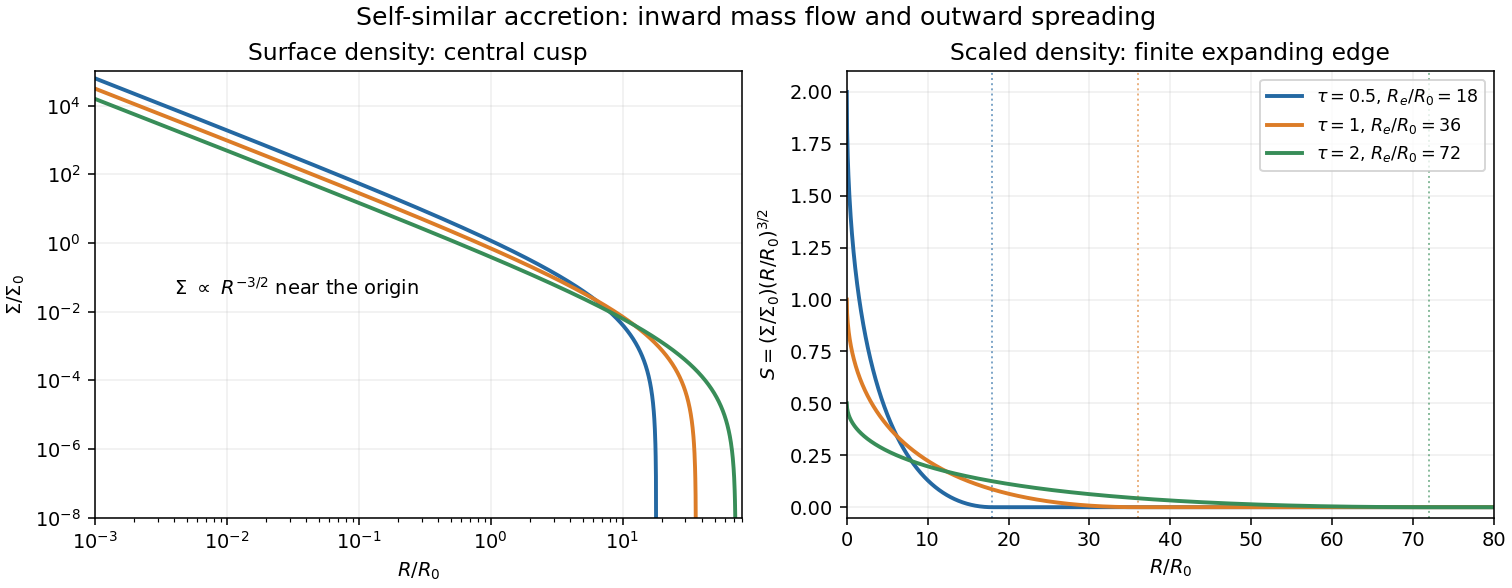

Write the Python code that produced this figure.
"""Plot the compact self-similar accretion-disc profile.

Tested with Python 3.14.4, NumPy 2.3.5 and Matplotlib 3.10.7+dfsg1.
Uses the repository Python, NumPy and Matplotlib dependencies. Writes only
paper-71-self-similar-disc.png to the caller's working directory. Matplotlib
uses the caller's MPLCONFIGDIR unchanged when one is supplied.
"""
from pathlib import Path
import matplotlib
matplotlib.use("Agg")
import matplotlib.pyplot as plt
import numpy as np


def main():
    fig, axes = plt.subplots(1, 2, figsize=(10.8, 4.2), layout="constrained")
    fig.patch.set_facecolor("white")
    colors = ["#2468a2", "#dc7c27", "#388d58"]
    rlog = np.geomspace(0.001, 80.0, 2400)
    rlinear = np.linspace(0.0, 80.0, 2000)
    for tau, color in zip([0.5, 1.0, 2.0], colors):
        edge = 36.0 * tau
        inner = rlog < edge
        sigma = np.maximum(1 - np.sqrt(rlog / edge), 0) ** 2 / (tau * rlog ** 1.5)
        scaled = np.maximum(1 - np.sqrt(rlinear / edge), 0) ** 2 / tau
        label = rf"$\tau={tau:g}$, $R_e/R_0={edge:g}$"
        axes[0].loglog(rlog[inner], sigma[inner], color=color, lw=2, label=label)
        axes[1].plot(rlinear, scaled, color=color, lw=2, label=label)
        axes[1].axvline(edge, color=color, ls=":", lw=1, alpha=0.6)
    axes[0].set(xlabel=r"$R/R_0$", ylabel=r"$\Sigma/\Sigma_0$", xlim=(0.001, 80), ylim=(1e-8, 1e5), title="Surface density: central cusp")
    axes[0].text(0.004, 0.03, r"$\Sigma\ \propto\ R^{-3/2}$ near the origin", fontsize=10)
    axes[1].set(xlabel=r"$R/R_0$", ylabel=r"$S=(\Sigma/\Sigma_0)(R/R_0)^{3/2}$", xlim=(0, 80), ylim=(-0.05, 2.1), title="Scaled density: finite expanding edge")
    axes[1].legend(frameon=True, fontsize=9, loc="upper right")
    for ax in axes:
        ax.set_facecolor("white")
        ax.grid(True, alpha=0.2)
    fig.suptitle("Self-similar accretion: inward mass flow and outward spreading", fontsize=13)
    fig.savefig(Path("paper-71-self-similar-disc.png"), dpi=140, facecolor="white", transparent=False)
    plt.close(fig)


if __name__ == "__main__":
    main()
